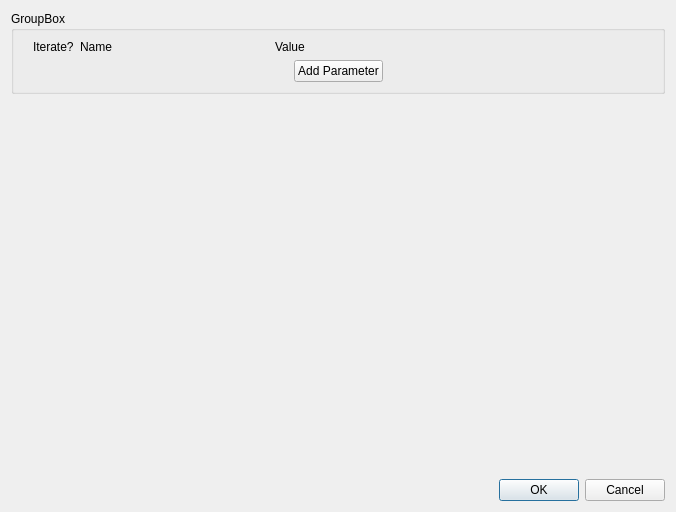
<?xml version="1.0" encoding="UTF-8"?>
<ui version="4.0">
 <class>Dialog</class>
 <widget class="QDialog" name="Dialog">
  <property name="geometry">
   <rect>
    <x>0</x>
    <y>0</y>
    <width>676</width>
    <height>512</height>
   </rect>
  </property>
  <property name="windowTitle">
   <string>Dialog</string>
  </property>
  <layout class="QVBoxLayout" name="verticalLayout">
   <item>
    <widget class="QGroupBox" name="gb_simulation_listing">
     <property name="sizePolicy">
      <sizepolicy hsizetype="Preferred" vsizetype="Preferred">
       <horstretch>0</horstretch>
       <verstretch>0</verstretch>
      </sizepolicy>
     </property>
     <property name="title">
      <string>GroupBox</string>
     </property>
     <layout class="QVBoxLayout" name="verticalLayout_2">
      <item>
       <layout class="QGridLayout" name="gl_parameters" columnstretch="0,0,1,2">
        <item row="0" column="1">
         <widget class="QLabel" name="IterateLabel">
          <property name="text">
           <string>Iterate?</string>
          </property>
         </widget>
        </item>
        <item row="0" column="2">
         <widget class="QLabel" name="NameLabel">
          <property name="text">
           <string>Name</string>
          </property>
         </widget>
        </item>
        <item row="0" column="3">
         <widget class="QLabel" name="ValueLabel">
          <property name="text">
           <string>Value</string>
          </property>
         </widget>
        </item>
        <item row="0" column="0">
         <widget class="QLabel" name="PlaceholderLabel">
          <property name="text">
           <string> </string>
          </property>
         </widget>
        </item>
       </layout>
      </item>
      <item>
       <layout class="QHBoxLayout" name="horizontalLayout">
        <item>
         <spacer name="horizontalSpacer">
          <property name="orientation">
           <enum>Qt::Horizontal</enum>
          </property>
          <property name="sizeHint" stdset="0">
           <size>
            <width>40</width>
            <height>20</height>
           </size>
          </property>
         </spacer>
        </item>
        <item>
         <widget class="QPushButton" name="button_add_parameter">
          <property name="text">
           <string>Add Parameter</string>
          </property>
         </widget>
        </item>
        <item>
         <spacer name="horizontalSpacer_2">
          <property name="orientation">
           <enum>Qt::Horizontal</enum>
          </property>
          <property name="sizeHint" stdset="0">
           <size>
            <width>40</width>
            <height>20</height>
           </size>
          </property>
         </spacer>
        </item>
       </layout>
      </item>
     </layout>
    </widget>
   </item>
   <item>
    <spacer name="verticalSpacer">
     <property name="orientation">
      <enum>Qt::Vertical</enum>
     </property>
     <property name="sizeType">
      <enum>QSizePolicy::Expanding</enum>
     </property>
     <property name="sizeHint" stdset="0">
      <size>
       <width>20</width>
       <height>40</height>
      </size>
     </property>
    </spacer>
   </item>
   <item>
    <widget class="QDialogButtonBox" name="buttonBox">
     <property name="orientation">
      <enum>Qt::Horizontal</enum>
     </property>
     <property name="standardButtons">
      <set>QDialogButtonBox::Cancel|QDialogButtonBox::Ok</set>
     </property>
    </widget>
   </item>
  </layout>
 </widget>
 <resources/>
 <connections>
  <connection>
   <sender>buttonBox</sender>
   <signal>accepted()</signal>
   <receiver>Dialog</receiver>
   <slot>accept()</slot>
   <hints>
    <hint type="sourcelabel">
     <x>248</x>
     <y>254</y>
    </hint>
    <hint type="destinationlabel">
     <x>157</x>
     <y>274</y>
    </hint>
   </hints>
  </connection>
  <connection>
   <sender>buttonBox</sender>
   <signal>rejected()</signal>
   <receiver>Dialog</receiver>
   <slot>reject()</slot>
   <hints>
    <hint type="sourcelabel">
     <x>316</x>
     <y>260</y>
    </hint>
    <hint type="destinationlabel">
     <x>286</x>
     <y>274</y>
    </hint>
   </hints>
  </connection>
 </connections>
</ui>
